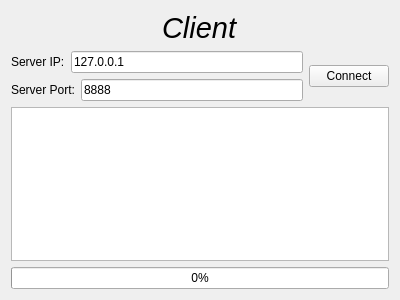
<?xml version="1.0" encoding="UTF-8"?>
<ui version="4.0">
 <class>RecvFileClient</class>
 <widget class="QWidget" name="RecvFileClient">
  <property name="geometry">
   <rect>
    <x>0</x>
    <y>0</y>
    <width>400</width>
    <height>300</height>
   </rect>
  </property>
  <property name="windowTitle">
   <string>RecvFileClient</string>
  </property>
  <layout class="QGridLayout" name="gridLayout_2">
   <item row="2" column="0">
    <widget class="QTextEdit" name="textEdit"/>
   </item>
   <item row="0" column="0">
    <layout class="QHBoxLayout" name="horizontalLayout_3">
     <item>
      <spacer name="horizontalSpacer">
       <property name="orientation">
        <enum>Qt::Horizontal</enum>
       </property>
       <property name="sizeHint" stdset="0">
        <size>
         <width>40</width>
         <height>20</height>
        </size>
       </property>
      </spacer>
     </item>
     <item>
      <widget class="QLabel" name="label_3">
       <property name="font">
        <font>
         <pointsize>22</pointsize>
         <italic>true</italic>
        </font>
       </property>
       <property name="text">
        <string>Client</string>
       </property>
      </widget>
     </item>
     <item>
      <spacer name="horizontalSpacer_2">
       <property name="orientation">
        <enum>Qt::Horizontal</enum>
       </property>
       <property name="sizeHint" stdset="0">
        <size>
         <width>40</width>
         <height>20</height>
        </size>
       </property>
      </spacer>
     </item>
    </layout>
   </item>
   <item row="1" column="0">
    <layout class="QGridLayout" name="gridLayout">
     <item row="0" column="0">
      <layout class="QHBoxLayout" name="horizontalLayout">
       <item>
        <widget class="QLabel" name="label">
         <property name="text">
          <string>Server IP:</string>
         </property>
        </widget>
       </item>
       <item>
        <widget class="QLineEdit" name="ipEdit">
         <property name="text">
          <string>127.0.0.1</string>
         </property>
        </widget>
       </item>
      </layout>
     </item>
     <item row="0" column="1" rowspan="2">
      <widget class="QPushButton" name="connectBtn">
       <property name="text">
        <string>Connect</string>
       </property>
      </widget>
     </item>
     <item row="1" column="0">
      <layout class="QHBoxLayout" name="horizontalLayout_2">
       <item>
        <widget class="QLabel" name="label_2">
         <property name="text">
          <string>Server Port:</string>
         </property>
        </widget>
       </item>
       <item>
        <widget class="QLineEdit" name="portEdit">
         <property name="text">
          <string>8888</string>
         </property>
        </widget>
       </item>
      </layout>
     </item>
    </layout>
   </item>
   <item row="3" column="0">
    <widget class="QProgressBar" name="progressBar">
     <property name="value">
      <number>0</number>
     </property>
    </widget>
   </item>
  </layout>
 </widget>
 <layoutdefault spacing="6" margin="11"/>
 <resources/>
 <connections/>
</ui>
